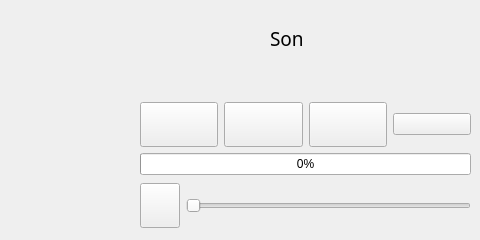
   <widget class="QWidget" name="tab_4">
    <attribute name="title">
     <string>Son</string>
    </attribute>
    <widget class="QLabel" name="label_13">
     <property name="geometry">
      <rect>
       <x>270</x>
       <y>30</y>
       <width>201</width>
       <height>16</height>
      </rect>
     </property>
     <property name="font">
      <font>
       <family>MS Reference Sans Serif</family>
       <pointsize>14</pointsize>
       <weight>50</weight>
       <bold>false</bold>
      </font>
     </property>
     <property name="text">
      <string>Son</string>
     </property>
    </widget>
    <widget class="QWidget" name="layoutWidget">
     <property name="geometry">
      <rect>
       <x>140</x>
       <y>100</y>
       <width>331</width>
       <height>131</height>
      </rect>
     </property>
     <layout class="QVBoxLayout" name="verticalLayout_2">
      <item>
       <layout class="QVBoxLayout" name="verticalLayout">
        <item>
         <layout class="QHBoxLayout" name="horizontalLayout">
          <item>
           <widget class="QPushButton" name="pushButton_apport">
            <property name="minimumSize">
             <size>
              <width>0</width>
              <height>45</height>
             </size>
            </property>
            <property name="styleSheet">
             <string notr="true">QPushButton{

    font: 12pt &quot;MS Shell Dlg 2&quot;;

color:white;

background-image:url(C:/Users/ASUS/Documents/kiosqueK/apporter);

background-position:  center;

background-repeat:no-repeat;

				   }</string>
            </property>
            <property name="text">
             <string/>
            </property>
           </widget>
          </item>
          <item>
           <widget class="QPushButton" name="pushButton_5">
            <property name="minimumSize">
             <size>
              <width>0</width>
              <height>45</height>
             </size>
            </property>
            <property name="styleSheet">
             <string notr="true">QPushButton{

    font: 12pt &quot;MS Shell Dlg 2&quot;;

color:white;

background-image:url(C:/Users/ASUS/Documents/kiosqueK/pause);

background-position:  center;

background-repeat:no-repeat;

				   }</string>
            </property>
            <property name="text">
             <string/>
            </property>
           </widget>
          </item>
          <item>
           <widget class="QPushButton" name="pushButton_stop">
            <property name="minimumSize">
             <size>
              <width>45</width>
              <height>45</height>
             </size>
            </property>
            <property name="styleSheet">
             <string notr="true">QPushButton{

    font: 12pt &quot;MS Shell Dlg 2&quot;;

color:white;

background-image:url(C:/Users/ASUS/Documents/kiosqueK/stop);

background-position:  center;

background-repeat:no-repeat;

				   }</string>
            </property>
            <property name="text">
             <string/>
            </property>
           </widget>
          </item>
          <item>
           <widget class="QPushButton" name="play">
            <property name="sizeIncrement">
             <size>
              <width>45</width>
              <height>45</height>
             </size>
            </property>
            <property name="styleSheet">
             <string notr="true">QPushButton{

    font: 12pt &quot;MS Shell Dlg 2&quot;;

color:white;

background-image:url(C:/Users/ASUS/Documents/kiosqueK/play);

background-position:  center;

background-repeat:no-repeat;

				   }</string>
            </property>
            <property name="text">
             <string/>
            </property>
           </widget>
          </item>
         </layout>
        </item>
        <item>
         <widget class="QProgressBar" name="avance">
          <property name="styleSheet">
           <string notr="true">/*QProgressBar {
    border: 2px solid grey;
    border-radius: 5px;
}

QProgressBar::chunk {
    background-color: #05B8CC;
    width: 20px;
}*/</string>
          </property>
          <property name="value">
           <number>0</number>
          </property>
         </widget>
        </item>
       </layout>
      </item>
      <item>
       <layout class="QHBoxLayout" name="horizontalLayout_2">
        <item>
         <widget class="QPushButton" name="mute">
          <property name="minimumSize">
           <size>
            <width>0</width>
            <height>45</height>
           </size>
          </property>
          <property name="styleSheet">
           <string notr="true">QPushButton{

    font: 12pt &quot;MS Shell Dlg 2&quot;;

color:white;

background-image:url(C:/Users/ASUS/Documents/kiosqueK/muet);

background-position:  center;

background-repeat:no-repeat;

				   }</string>
          </property>
          <property name="text">
           <string/>
          </property>
         </widget>
        </item>
        <item>
         <widget class="QSlider" name="volume">
          <property name="orientation">
           <enum>Qt::Horizontal</enum>
          </property>
         </widget>
        </item>
       </layout>
      </item>
     </layout>
    </widget>
   </widget>
